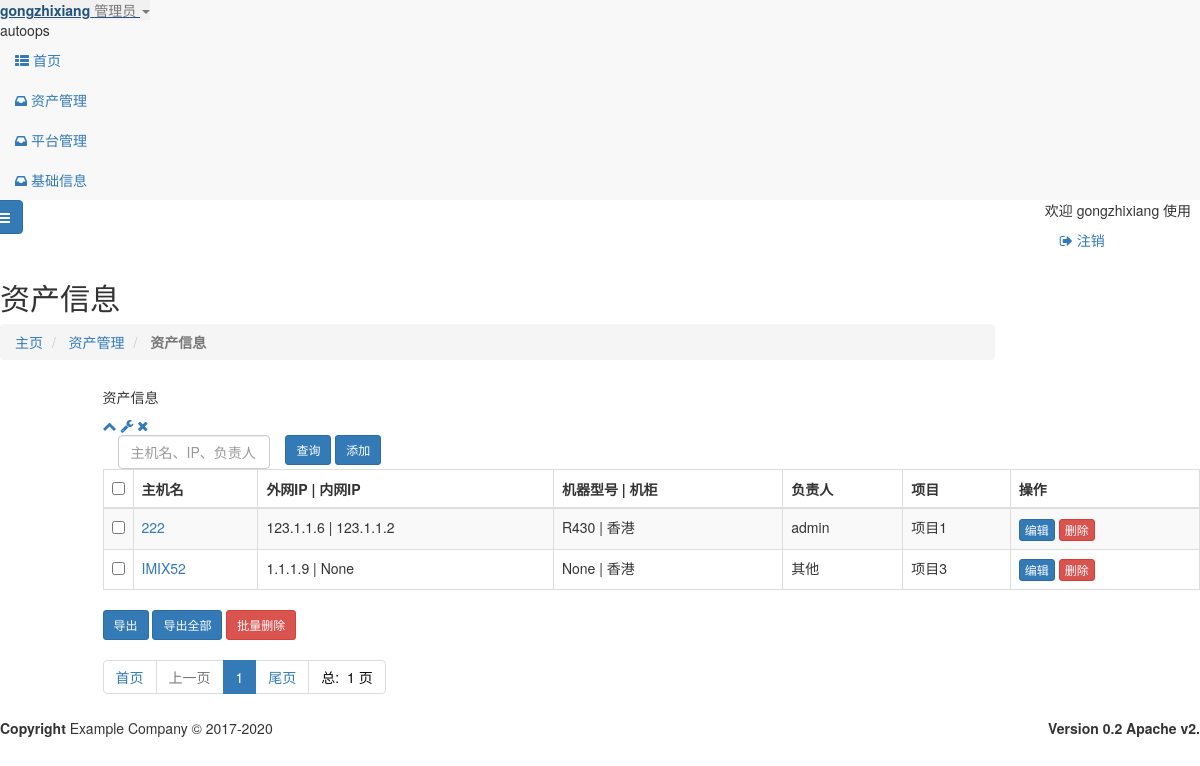
/cmdb/cmdb.html (signed in), run on an earlier commit of the app's database.
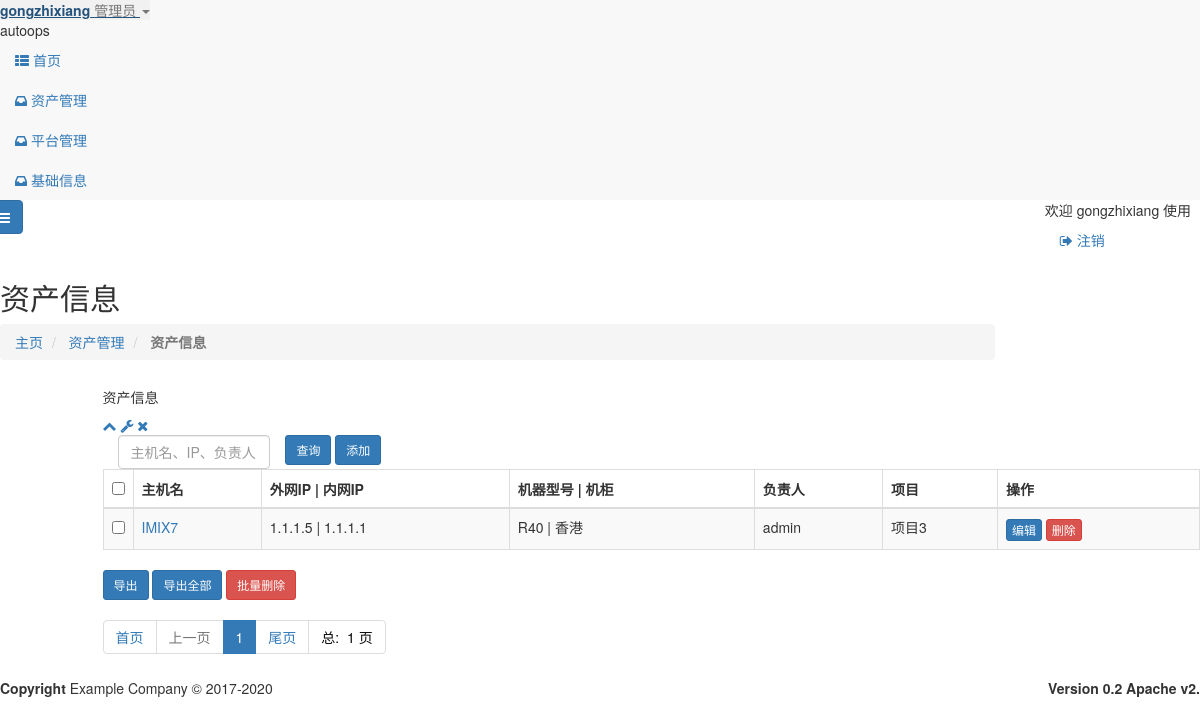
And on a later commit of the database.
### cmdb/models.py (models this page shows, shortened)
class cmdb(models.Model):
    PLATFORM_CHOICES=(
        ("虚拟机","虚拟机"),
        ("物理机", "物理机"),
        ("其他", "其他"),
    )
    REGION_CHOICES=(
        ("香港",'香港'),
        ("上海",'上海'),
    )
    POWER_CHOICES=(
        ("是",'是'),
        ('否','否'),
    )
    MANAGER_CHOICES=(
        ('admin','admin'),
        ('其他','其他'),
    )
    PROJECT_CHOICES=(
        ('项目1','项目1'),
        ('项目2', '项目2'),
        ('项目3', '项目3'),
        ('其他', '其他')
    )
    id = models.AutoField(primary_key=True,verbose_name="id")
    UID = models.CharField(max_length=128, verbose_name='资产编号',null=True,blank=True)
    PID = models.CharField(max_length=128, verbose_name='序列号',null=True,blank=True)
    hostname = models.CharField(max_length=64, verbose_name='主机名',unique=True)
    network_ip = models.GenericIPAddressField(verbose_name='外网IP', null=True,blank=True)
    inner_ip = models.GenericIPAddressField(verbose_name='内网IP', null=True, blank=True)
    system = models.CharField(max_length=128,verbose_name='系统版本',null=True,blank=True)
    cpu = models.CharField(max_length=64,verbose_name='CPU',null=True,blank=True)
    memory = models.CharField(max_length=64, verbose_name='内存', null=True,blank=True)
    disk = models.CharField(max_length=256,verbose_name="硬盘",null=True,blank=True)
    netinfo = models.CharField(max_length=256,verbose_name="网卡",null=True,blank=True)
    platform =  models.CharField(max_length=128, choices=PLATFORM_CHOICES, verbose_name='机器类型')
    platform_size =  models.CharField(max_length=128, verbose_name='机器型号',null=True,blank=True)
    region =  models.CharField(max_length=128, choices=REGION_CHOICES, verbose_name='机柜名')
    power = models.CharField(max_length=128, choices=POWER_CHOICES, verbose_name='电源冗余')
    manager = models.CharField(max_length=128, choices=MANAGER_CHOICES, verbose_name='负责人')
    use = models.CharField(max_length=128,null=True,blank=True, verbose_name='使用人')
    project = models.CharField(max_length=128, choices=PROJECT_CHOICES, verbose_name='项目')
    ps = models.CharField(max_length=1024,verbose_name="备注（用途）",null=True,blank=True)
    logintype = models.CharField(max_length=1024,verbose_name="登录方式",null=True,blank=True)
    ctime= models.CharField(max_length=64,null=True,verbose_name='申请时间',blank=True)
    utime = models.CharField(max_length=64,null=True,verbose_name='到期时间',blank=True)
    gtime= models.CharField(max_length=64,null=True,verbose_name='上架时间',blank=True)
    otime = models.CharField(max_length=64,null=True,verbose_name='下架时间',blank=True)
    class  Meta:
        db_table ="cmdb"
        verbose_name="资产管理"
        verbose_name_plural = '资产管理'
        permissions = {
            ('read_cmdb',u"只读资产管理"),
        }

### cmdb/views.py (the view)
# urls.py: path('cmdb.html',views.CmdbListAll.as_view(),name='cmdb_list'),
class CmdbListAll(LoginRequiredMixin,ListView):
    template_name = 'cmdb/cmdb.html'
    paginate_by = settings.DISPLAY_PER_PAGE
    model = cmdb
    context_object_name = "cmdb_list"
    ordering = ("id")
    def get_queryset(self):
        if self.request.GET.get('name'):
            query = self.request.GET.get('name', None)
            queryset =super().get_queryset().filter(
                    Q(network_ip=query) | Q(hostname=query) | Q(inner_ip=query) | Q(project=query) | Q(
                            manager=query) | Q(region=query)).order_by('-id')
        else:
            queryset = super().get_queryset()
        return queryset

### templates/cmdb/cmdb.html (shortened to what this page needs)
{% extends "base.html" %}
{% load  static %}
{% block page-content %}
    <div class="row wrapper border-bottom white-bg page-heading ">
        <div class="col-lg-10">
            <h2>资产信息</h2>
            <ol class="breadcrumb">
                <li>
                    <a href="{% url "index" %}">主页</a>
                </li>
                <li>
                    <a>资产管理</a>
                </li>
                <li class="active">
                    <strong>资产信息</strong>
                </li>
            </ol>
        </div>
        <div class="col-lg-2" id="split-left">
        </div>
    </div>
    <div class="wrapper wrapper-content animated fadeInRight">
        <div class="row">
            <div class="col-lg-1" id="split-left">
                <div class="ibox float-e-margins">
                    <div class="ibox-content mailbox-content" style="padding-top: 0">
                        <div class="file-manager ">
                            <div class="clearfix">
                            </div>
                        </div>
                    </div>
                </div>
            </div>
            <div class="col-lg-11" id="split-right">
                <div class="ibox float-e-margins">
                    <div class="ibox-title">
                        <h5>资产信息</h5>
                        <div class="ibox-tools">
                            <a class="collapse-link">
                                <i class="fa fa-chevron-up"></i>
                            </a>
                            <a class="dropdown-toggle" data-toggle="dropdown" href="#">
                                <i class="fa fa-wrench"></i>
                            </a>
                            <a class="close-link">
                                <i class="fa fa-times"></i>
                            </a>
                        </div>
                    </div>
                    <div class="ibox-content">
                        <div class="table-responsive">
                            <form id="cha" class="form-horizontal" action="{% url 'cmdb:cmdb_list' %}" method="GET">
                                <div class="col-md-2"><input type="text" class="form-control" name="name"
                                                             placeholder="主机名、IP、负责人" required></div>
                                <button class="btn btn-sm btn-primary" type="submit">查询</button>
                                <a href="{% url    'cmdb:cmdb_add' %}" class="btn btn-sm btn-primary ">
                                    添加</a>
                            </form>
                            <form id="del_form_cmdb_all" class="form-horizontal  "
                                  action="{% url "cmdb:cmdb_export" %}" method="post">
                                <table class="table table-striped table-bordered table-hover dataTables-cmdb">
                                    <thead>
                                    <tr>
                                        <th width="20"><input type="checkbox" id="CheckedAll"></th>
                                        <th>主机名</th>
                                        <th>外网IP | 内网IP</th>
                                        <th>机器型号 | 机柜</th>
                                        <th>负责人</th>
                                        <th>项目</th>
                                        <th>操作</th>
                                    </tr>
                                    </thead>
                                    <tbody>
                                    {% for   row   in   cmdb_list %}
                                        <tr class="gradeA" id="{{ row.id }}">
                                            <td><input type="checkbox" value="{{ row.id }}" name="id"></td>
                                            <td class="center">
                                                <a href="{% url "cmdb:cmdb_detail" pk=row.id %}">{{ row.hostname }}</a>
                                            </td>
                                            <td class="center">{{ row.network_ip }} | {{ row.inner_ip }}</td>
                                            <td class="center">{{ row.platform_size }} | {{ row.region }}</td>
                                            <td class="center">{{ row.manager }}</td>
                                            <td class="center">{{ row.project }}</td>
                                            <td><a class="btn btn-primary  btn-xs " href="{% url "cmdb:cmdb_update" pk=row.id %}">编辑</a>
                                                <a class="btn btn-danger  btn-xs  cmdb_del">删除</a>
                                            </td>
                                        </tr>
                                    {% endfor %}
                                    </tbody>
                                </table>
                                <button class="btn btn-sm btn-primary" type="submit">导出</button>
                                <a href="{% url "cmdb:cmdb_export"  %}"class="btn btn-sm btn-primary ">导出全部</a>
                                <a class="btn btn-sm btn-danger  cmdb_all_del"
                                >批量删除
                                </a>
                                <div>
                                        <ul class="pagination">
                                            <li><a href="{% url "cmdb:cmdb_list" %}?page=1">首页 </a></li>
                                            {% if  page_obj.has_previous %}
                                                <li>
                                                    <a href="{% url "cmdb:cmdb_list" %}?page={{ page_obj.previous_page_number }}&{{ search_data }}">
                                                        上一页 </a></li>
                                            {% else %}
                                                <li class="disabled"><a> 上一页 </a></li>
                                            {% endif %}
                                            {% for p in paginator.page_range %}
                                                {% if  search_data %}
                                                    {% if p == page_obj.number %}
                                                        <li class="active"><a
                                                                href="{% url "cmdb:cmdb_list" %}?page={{ p }}&{{ search_data }}"> {{ p }} </a>
                                                        </li>
                                                    {% else %}
                                                        <li>
                                                            <a href="{% url "cmdb:cmdb_list" %}?page={{ p }}&{{ search_data }}"> {{ p }} </a>
                                                        </li>
                                                    {% endif %}
                                                {% else %}
                                                    {% if p == page_obj.number %}
                                                        <li class="active"><a
                                                                href="{% url "cmdb:cmdb_list" %}?page={{ p }}"> {{ p }} </a>
                                                        </li>
                                                    {% else %}
                                                        <li>
                                                            <a href="{% url "cmdb:cmdb_list" %}?page={{ p }}"> {{ p }} </a>
                                                        </li>
                                                    {% endif %}
                                                {% endif %}
                                            {% endfor %}
                                            <li>
                                                <a href="{% url "cmdb:cmdb_list" %}?page={{ page_obj.paginator.num_pages }}">尾页 </a>
                                            </li>
                                            <li><span style="color: #0a0a0a">总: &nbsp;{{ page_obj.paginator.num_pages }} 页 </span>
                                            </li>
                                        </ul>
                                </div>
                            </form>
                        </div>
                    </div>
                </div>
            </div>
        </div>
    </div>
{% endblock %}

### templates/base.html (shortened to what this page needs)
<!DOCTYPE html>
<html>
<head>
    {% include  "_css.html" %}
</head>
<body>
<div id="wrapper" class="container1">
    {% include "_nav.html" %}
    <div id="page-wrapper" class="gray-bg">
        {% include  "_navbar-static-top.html" %}
        {% block page-content %}
        {% endblock %}
        {% include  "_footer.html" %}
    </div>
</div>
</body>
</html>

### templates/_css.html
{% load  static %}
<link href=" {% static  "css/bootstrap.min.css" %}" rel="stylesheet">
<link href="{% static  "font-awesome/css/font-awesome.css" %}" rel="stylesheet">
<link href="{% static  "css/animate.css" %}" rel="stylesheet">
<link href="{% static "css/style.css"  %} " rel="stylesheet">
<link href="{% static "css/datatables.min.css"%} "   rel="stylesheet">
<link href="{% static "css/plugins/select2/select2.min.css"%} "   rel="stylesheet">
<link href="{% static  "css/plugins/sweetalert/sweetalert.css"%}" rel="stylesheet">
<link href="{% static "css/animate.css"%}" rel="stylesheet">
<link href="{% static "css/style.css"%}" rel="stylesheet">
<link  href="{% static  "css/plugins/toastr/toastr.min.css" %}"  rel="stylesheet">

### templates/_nav.html (shortened to what this page needs)
<nav class="navbar-default navbar-static-side  " role="navigation">
    <div class="sidebar-collapse">
        <ul class="nav metismenu" id="side-menu">
            <li class="nav-header">
                <div class="dropdown profile-element">
                    <a data-toggle="dropdown" class="dropdown-toggle" href="#">
                            <span class="clear"> <span class="block m-t-xs"> <strong
                                    class="font-bold">{{ user }}</strong>
                             </span> <span class="text-muted text-xs block">
                                {% ifequal  user.is_superuser  1 %}
                                    管理员 {% else %} 普通用户 {% endifequal %}
                                <b class="caret"></b></span> </span>
                    </a>
                </div>
                <div class="logo-element">
                    autoops
                </div>
            </li>
            <li>
                <a href="{% url "index" %}"><i class="fa fa-th-list"></i> <span class="nav-label">首页</span>
                </a>
            </li>
            <li>
                <a href="#"><i class="fa fa-inbox"></i> <span class="nav-label">资产管理</span>
                    </a>
            </li>
            <li>
                <a href="#"><i class="fa fa-inbox"></i> <span class="nav-label">平台管理</span>
                    </a>
            </li>
            <li>
                <a href="#"><i class="fa fa-inbox"></i> <span class="nav-label">基础信息</span>
                    </a>
            </li>
        </ul>
    </div>
</nav>

### templates/_navbar-static-top.html
<div class="row border-bottom">
            <nav class="navbar navbar-static-top" role="navigation" style="margin-bottom: 0">
                <div class="navbar-header">
                    <a class="navbar-minimalize minimalize-styl-2 btn btn-primary " href="#"><i class="fa fa-bars"></i> </a>
                </div>
                <ul class="nav navbar-top-links navbar-right">
                    欢迎 {{  user  }} 使用   &nbsp; &nbsp; &nbsp; &nbsp; &nbsp;
                    <li>
                        <a href="">
                            <i class="fa fa-sign-out"></i> 注销
                        </a>
                    </li>
                </ul>
            </nav>
        </div>

### templates/_footer.html
  <div class="footer">
            <div class="pull-right">
               <strong>Version 0.2  Apache v2.</strong>
            </div>
            <div>
                <strong>Copyright</strong> Example Company &copy; 2017-2020
            </div>
        </div>

### templates/_js.html (shortened to what this page needs)
{% load  static %}

What changed in the data, as far as the page shows it:
removed cmdb: hostname "222", network_ip "123.1.1.6", inner_ip "123.1.1.2", platform_size "R430", region "香港", manager "admin", project "项目1"
removed cmdb: hostname "IMIX52", network_ip "1.1.1.9", inner_ip "None", platform_size "None", region "香港", manager "其他", project "项目3"
added cmdb: hostname "IMIX7", network_ip "1.1.1.5", inner_ip "1.1.1.1", platform_size "R40", region "香港", manager "admin", project "项目3"
